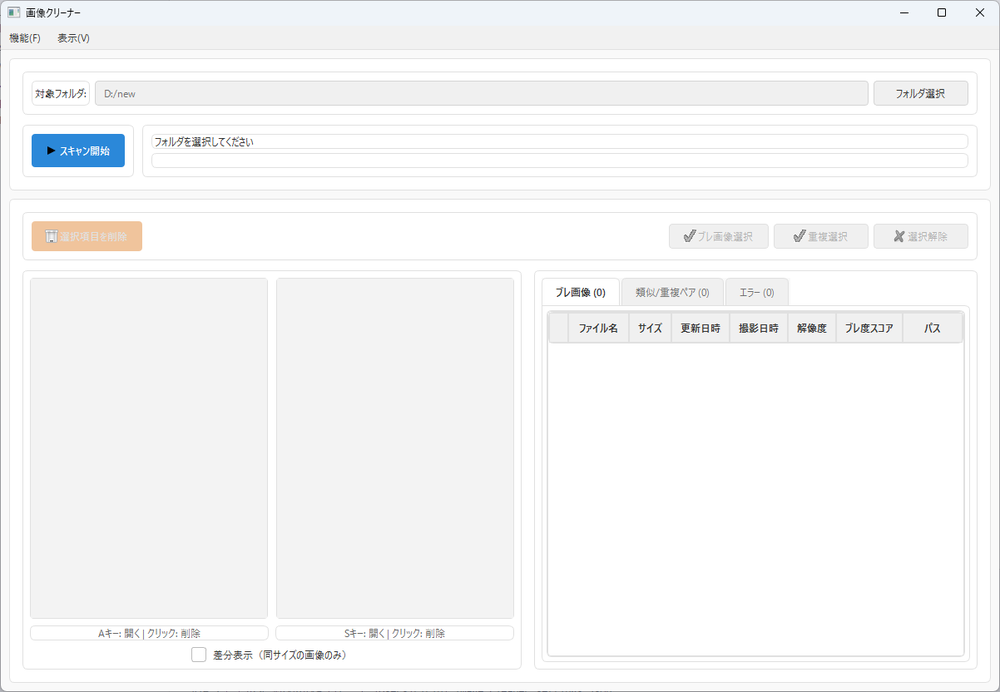
#> input picture スクリーンショット 2025-05-15 084047.png, 1000 x 692 px, shrunk from 1202 x 832 before the run
$ python image_cleanup_system.py .   (older library calls are emulated)
#> lines starting #> are read from the running program, lines starting #| are printed output that depends on the picture
import os
import cv2
import numpy as np
from PIL import Image
import imagehash
from pathlib import Path
import shutil
import argparse
from collections import defaultdict
import threading
import time

class ImageCleanupSystem:
    def __init__(self, directory, move_to=None, similarity_threshold=10):
        """
        初期化関数

        Parameters:
        directory (str): 処理対象のディレクトリパス
        move_to (str): 削除する代わりに移動する場合の移動先ディレクトリ
        similarity_threshold (int): 類似画像と判断するハッシュの差分閾値（低いほど厳格）
        """
        self.directory = Path(directory)
        self.move_to = Path(move_to) if move_to else None
        self.similarity_threshold = similarity_threshold
        self.image_extensions = {'.jpg', '.jpeg', '.png', '.bmp', '.gif', '.webp'}
        self.blurry_images = []
        self.similar_images = []
        self.duplicate_images = []

        # 移動先ディレクトリが指定されている場合は作成
        if self.move_to and not self.move_to.exists():
            os.makedirs(self.move_to / "blurry", exist_ok=True)
            os.makedirs(self.move_to / "similar", exist_ok=True)
            os.makedirs(self.move_to / "duplicate", exist_ok=True)

    def get_image_files(self):
        """ディレクトリ内の画像ファイルのリストを取得"""
        image_files = []
        for ext in self.image_extensions:
            image_files.extend(list(self.directory.glob(f"**/*{ext}")))
            image_files.extend(list(self.directory.glob(f"**/*{ext.upper()}")))
        return image_files

    def detect_blurry_images(self, threshold=100.0):
        """
        ブレている画像を検出

        Parameters:
        threshold (float): ラプラシアン変換の分散値の閾値（低いほどブレていると判断）
        """
#> called with threshold = 100
        print("ブレている画像を検出中...")
        image_files = self.get_image_files()
        total = len(image_files)

        for i, img_path in enumerate(image_files):
            try:
                # ステータス表示
                if i % 10 == 0:
                    print(f"進捗: {i+1}/{total} ({((i+1)/total*100):.1f}%)")

                # 画像を読み込み
                img = cv2.imread(str(img_path))
#> img is the input picture: shape (692, 1000, 3); mean B, G, R 247.1, 246.7, 246.4
                if img is None:
                    continue

                # グレースケールに変換
                gray = cv2.cvtColor(img, cv2.COLOR_BGR2GRAY)

                # ラプラシアン変換を適用
                laplacian = cv2.Laplacian(gray, cv2.CV_64F)
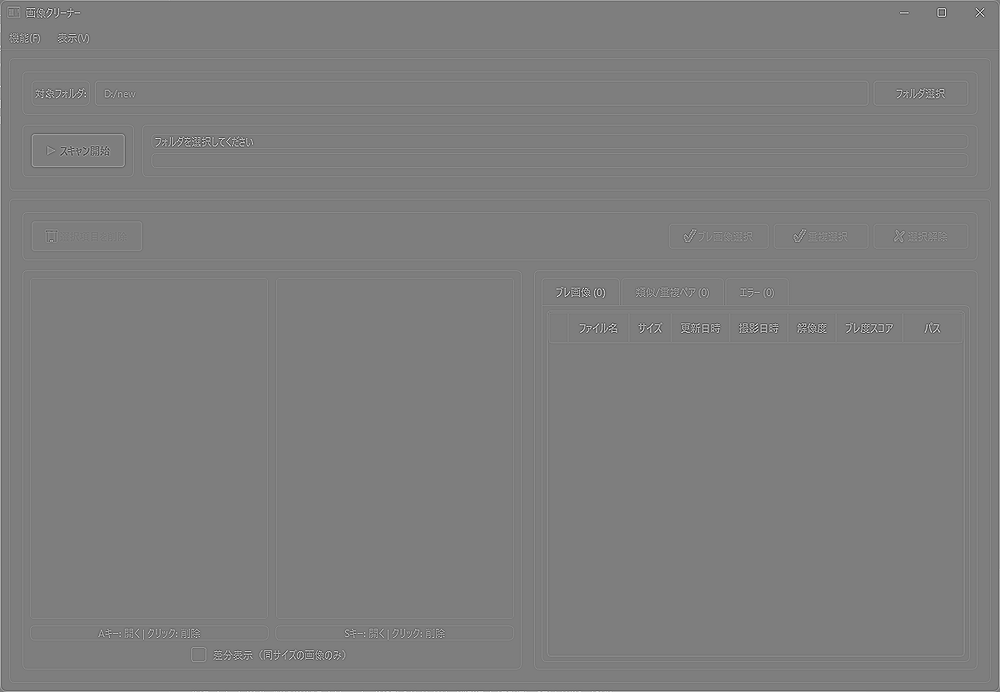
#> laplacian: shape (692, 1000) float64; min -517, max 527, mean 0.4; drawn with min black and max white

                # 分散を計算
                variance = laplacian.var()
#> variance = 682.2

                # 閾値以下であればブレている画像と判断
                if variance < threshold:
                    self.blurry_images.append(img_path)
                    print(f"ブレている画像を検出: {img_path} (分散値: {variance:.2f})")
            except Exception as e:
                print(f"エラー（{img_path}）: {e}")

        print(f"検出されたブレている画像: {len(self.blurry_images)}枚")
        return self.blurry_images

    def compute_image_hash(self, img_path):
        """画像のパーセプチャルハッシュを計算"""
        try:
            img = Image.open(img_path)
#> img: PIL image 1000x692 RGBA
#> (the call stopped at in compute_image_hash, `hash_value = imagehash.dhash(img)`: imagehash is not available in this run)
            # dハッシュを計算（差分ハッシュ）
            hash_value = imagehash.dhash(img)
            return hash_value
        except Exception as e:
            print(f"ハッシュ計算エラー（{img_path}）: {e}")
            return None

    def detect_similar_images(self):
        """類似画像を検出"""
        print("類似画像を検出中...")
        image_files = self.get_image_files()
        total = len(image_files)

        # 画像ハッシュの辞書を作成
        hash_dict = {}
        for i, img_path in enumerate(image_files):
            # ステータス表示
            if i % 10 == 0:
                print(f"ハッシュ計算中: {i+1}/{total} ({((i+1)/total*100):.1f}%)")

            hash_value = self.compute_image_hash(img_path)
            if hash_value:
                hash_dict[img_path] = hash_value

        # 類似画像をグループ化
        similar_groups = defaultdict(list)
        processed = set()

        total_comparisons = len(hash_dict) * (len(hash_dict) - 1) // 2
        comparison_count = 0
        print(f"画像の類似性を比較中... (全{total_comparisons}件)")

        # 進捗表示用スレッド
        stop_thread = False
        def progress_reporter():
            start_time = time.time()
            while not stop_thread:
                elapsed = time.time() - start_time
                if comparison_count > 0 and elapsed > 0:
                    rate = comparison_count / elapsed
                    remaining = (total_comparisons - comparison_count) / rate if rate > 0 else 0
                    print(f"進捗: {comparison_count}/{total_comparisons} "
                          f"({(comparison_count/total_comparisons*100):.1f}%) "
                          f"残り時間: {remaining/60:.1f}分")
                time.sleep(5)

        # 進捗レポーターを開始
        if total_comparisons > 1000:
            progress_thread = threading.Thread(target=progress_reporter)
            progress_thread.daemon = True
            progress_thread.start()

        # 各画像ペアを比較
        items = list(hash_dict.items())
        for i, (img1, hash1) in enumerate(items):
            if img1 in processed:
                continue

            group = [img1]
            for img2, hash2 in items[i+1:]:
                if img2 in processed:
                    continue

                comparison_count += 1
                # ハッシュの差異を計算
                hash_diff = hash1 - hash2

                # 閾値以下なら類似画像
                if hash_diff <= self.similarity_threshold:
                    group.append(img2)
                    processed.add(img2)

            # 2枚以上あるグループのみ記録
            if len(group) > 1:
                # 基準となる画像（最初の画像）
                reference_img = group[0]
                # 類似画像（2番目以降）
                for similar_img in group[1:]:
                    self.similar_images.append((reference_img, similar_img))

        # 進捗レポーターを停止
        stop_thread = True
        if total_comparisons > 1000:
            progress_thread.join()

        print(f"検出された類似画像ペア: {len(self.similar_images)}組")
        return self.similar_images

    def detect_duplicate_images(self):
        """完全な重複画像を検出"""
        print("重複画像を検出中...")
        image_files = self.get_image_files()
        total = len(image_files)

        # ファイルサイズとハッシュ値で重複を検出
        size_dict = defaultdict(list)

        # まずファイルサイズでグループ化
        for i, img_path in enumerate(image_files):
            if i % 100 == 0:
                print(f"処理中: {i+1}/{total} ({((i+1)/total*100):.1f}%)")

            file_size = os.path.getsize(img_path)
            size_dict[file_size].append(img_path)

        # 同じサイズのファイルでハッシュを比較
        for size, files in size_dict.items():
            if len(files) < 2:
                continue

            hash_dict = defaultdict(list)
            for file_path in files:
                try:
                    with open(file_path, 'rb') as f:
                        file_hash = hash(f.read())
                        hash_dict[file_hash].append(file_path)
                except Exception as e:
                    print(f"ファイル読み込みエラー（{file_path}）: {e}")

            # 同じハッシュ値を持つファイルを重複として記録
            for file_hash, duplicate_files in hash_dict.items():
                if len(duplicate_files) > 1:
                    # 基準となる画像（最初の画像）
                    reference_img = duplicate_files[0]
                    # 重複画像（2番目以降）
                    for duplicate_img in duplicate_files[1:]:
                        self.duplicate_images.append((reference_img, duplicate_img))

        print(f"検出された重複画像ペア: {len(self.duplicate_images)}組")
        return self.duplicate_images

    def process_directory(self):
        """ディレクトリを処理して不要な画像を検出"""
        print(f"ディレクトリの処理を開始: {self.directory}")

        # ブレている画像を検出
        self.detect_blurry_images()

        # 類似画像を検出
        self.detect_similar_images()

        # 重複画像を検出
        self.detect_duplicate_images()

        return {
            'blurry': self.blurry_images,
            'similar': self.similar_images,
            'duplicate': self.duplicate_images
        }

    def cleanup(self, confirm=True):
        """検出された不要な画像を削除または移動"""
        if not self.blurry_images and not self.similar_images and not self.duplicate_images:
            print("削除対象の画像が見つかりませんでした")
            return

        # 削除または移動する画像を表示
        print("\n--- 削除候補の画像 ---")

        print("\nブレている画像:")
        for img in self.blurry_images:
            print(f"  {img}")

        print("\n類似画像:")
        for ref_img, similar_img in self.similar_images:
            print(f"  基準画像: {ref_img}")
            print(f"  類似画像: {similar_img}")
            print("")

        print("\n重複画像:")
        for ref_img, duplicate_img in self.duplicate_images:
            print(f"  基準画像: {ref_img}")
            print(f"  重複画像: {duplicate_img}")
            print("")

        # 削除または移動する画像の総数
        total_blurry = len(self.blurry_images)
        total_similar = len([img for _, img in self.similar_images])
        total_duplicate = len([img for _, img in self.duplicate_images])
        total = total_blurry + total_similar + total_duplicate

        print(f"\n合計: {total}枚の画像が削除候補です")
        print(f"  ブレている画像: {total_blurry}枚")
        print(f"  類似画像: {total_similar}枚")
        print(f"  重複画像: {total_duplicate}枚")

        # 確認が必要な場合
        if confirm:
            response = input("\nこれらの画像を処理しますか？ (y/n): ")
            if response.lower() != 'y':
                print("処理を中止しました")
                return

        # 処理（削除または移動）
        processed = 0

        # ブレている画像の処理
        for img in self.blurry_images:
            if self.move_to:
                dest = self.move_to / "blurry" / img.name
                shutil.move(img, dest)
                print(f"移動: {img} -> {dest}")
            else:
                os.remove(img)
                print(f"削除: {img}")
            processed += 1

        # 類似画像の処理
        for _, similar_img in self.similar_images:
            if self.move_to:
                dest = self.move_to / "similar" / similar_img.name
                shutil.move(similar_img, dest)
                print(f"移動: {similar_img} -> {dest}")
            else:
                os.remove(similar_img)
                print(f"削除: {similar_img}")
            processed += 1

        # 重複画像の処理
        for _, duplicate_img in self.duplicate_images:
            if self.move_to:
                dest = self.move_to / "duplicate" / duplicate_img.name
                shutil.move(duplicate_img, dest)
                print(f"移動: {duplicate_img} -> {dest}")
            else:
                os.remove(duplicate_img)
                print(f"削除: {duplicate_img}")
            processed += 1

        print(f"\n処理完了: {processed}枚の画像を処理しました")


def main():
    """メイン関数"""
    parser = argparse.ArgumentParser(description='画像クリーンアップシステム')
    parser.add_argument('directory', help='処理対象のディレクトリパス')
    parser.add_argument('--move-to', help='削除する代わりに移動する場合の移動先ディレクトリ')
    parser.add_argument('--no-confirm', action='store_true', help='確認なしで処理を実行')
    parser.add_argument('--blur-threshold', type=float, default=100.0,
                        help='ブレ検出のしきい値（低いほど厳格）')
    parser.add_argument('--similarity-threshold', type=int, default=10,
                        help='類似画像検出のしきい値（低いほど厳格）')

    args = parser.parse_args()

    # クリーンアップシステムを初期化
    cleanup_system = ImageCleanupSystem(
        args.directory,
        args.move_to,
        args.similarity_threshold
    )

    # ディレクトリを処理
    results = cleanup_system.process_directory()

    # 不要な画像を処理
    cleanup_system.cleanup(not args.no_confirm)


if __name__ == "__main__":
    main()
